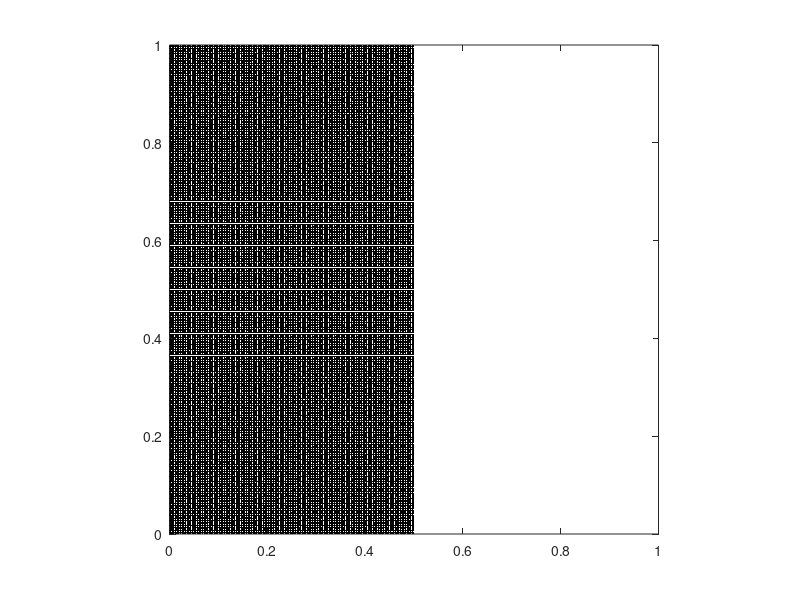

The MATLAB source for this figure:
#!/usr/bin/env octave

p.rho = 1500;
p.E = 1e6;
p.nu = 0.3;
p.g = -0.8;
% p.Np = 4 * 2.5;
p.Np = 100;
p.N = 101;
p.rhop = 3;
p.tol = 1e-12;
p.T = 2;

% make an NxN computational grid
N = p.N;
Np = p.Np;
x = linspace(0,1,N);
y = linspace(0,1,N);
h = x(2)-x(1);
dt = 0.4*h*sqrt(p.rho/p.E);
T = p.T;
E = p.E;
nu = p.nu;
tol = p.tol;

Nn = N*N;

% set up material points
%bar_w = 1.0; Nbx = Np; %
bar_w = 0.5; Nbx = Np; %
% Nbx = ceil(p.rhop*bar_w/h);
bar_h = 1.0; Nby = (bar_h/bar_w)*Nbx;
%bar_h = 0.5; Nby = (bar_h/bar_w)*Nbx;

bxtmp = linspace(0, bar_w, Nbx+1);
% bar_x = (0.5 - bar_w/2) + bxtmp(1:end-1) + bxtmp(2)/2;
bar_x = 0.0 + bxtmp(1:end-1) + bxtmp(2)/2;
bytmp = linspace(0, bar_h, Nby+1);
bar_y = 0.0 + bytmp(1:end-1) + bytmp(2)/2;

% initialize position
Np = Nbx*Nby;
%xjitter = normrnd(0, 0.001, Nbx, Nby);
%yjitter = normrnd(0, 0.001, Nbx, Nby);
xjitter = zeros(Nby, Nbx);
yjitter = zeros(Nby, Nbx);
[xp, yp] = meshgrid(bar_x, bar_y);
xp = xp + xjitter;
yp = yp + yjitter;
%r = 0.1;
%rs = linspace(0, r,Nbx);
%ts = linspace(0, 2*pi, Nby+1);
%ts(end) = [];
%xp = 0.5 + rs'*cos(ts);
%yp = 0.5 + rs'*sin(ts);
%[X, Y] = meshgrid(x, y);

% initialize volume
vp = (bar_w/Nbx)*(bar_h/Nby)*ones(size(xp));
% vp = (pi*r^2/Np)*ones(size(xp));

% initialize mass
mp = p.rho*vp;

% initialize velocity
xp_t = 0*ones(size(xp));
yp_t = -0.0*ones(size(yp));

% initialize stress
sxxp = 0*ones(size(xp));
%sxyp = -p.rho * p.g * (xp - (bar_w / 2));
syyp = 0*ones(size(yp));
%sxxp = -p.rho * p.g * (yp - bar_h);
sxyp = 0*ones(size(yp));
%syyp = -p.rho * p.g * (yp - bar_h);

% initialize strain
exxp = zeros(size(xp));
exyp = zeros(size(yp));
eyyp = zeros(size(yp));

% initialize body forces
bxp = zeros(size(xp));
byp = p.g*ones(size(yp));

% plot material points
plot(xp, yp, '.k'); axis equal;
xlim([min(x), max(x)]);
ylim([min(y), max(y)]);

% dump starting config to text file
fp = fopen('generated_particles.txt', 'w');
fprintf(fp, '%d\n', numel(mp));
for i=1:numel(mp)
    fprintf(fp, '%g %g %g %g %g %g %g %g %g\n', mp(i), vp(i),
        xp(i), yp(i), xp_t(i), yp_t(i),
        sxxp(i), sxyp(i), syyp(i));
end
fclose(fp);

% grid file
fp = fopen('generated_grid.txt', 'w');
fprintf(fp, '%d\n', N);
fprintf(fp, '1\n');
fclose(fp);

% bc file
fp = fopen('bc.cfg', 'w');
fprintf(fp, 'dirichlet-bcs = {\n');
fprintf(fp, '};\n');
fprintf(fp, 'periodic-bcs = {\n');
fprintf(fp, '};\n');
